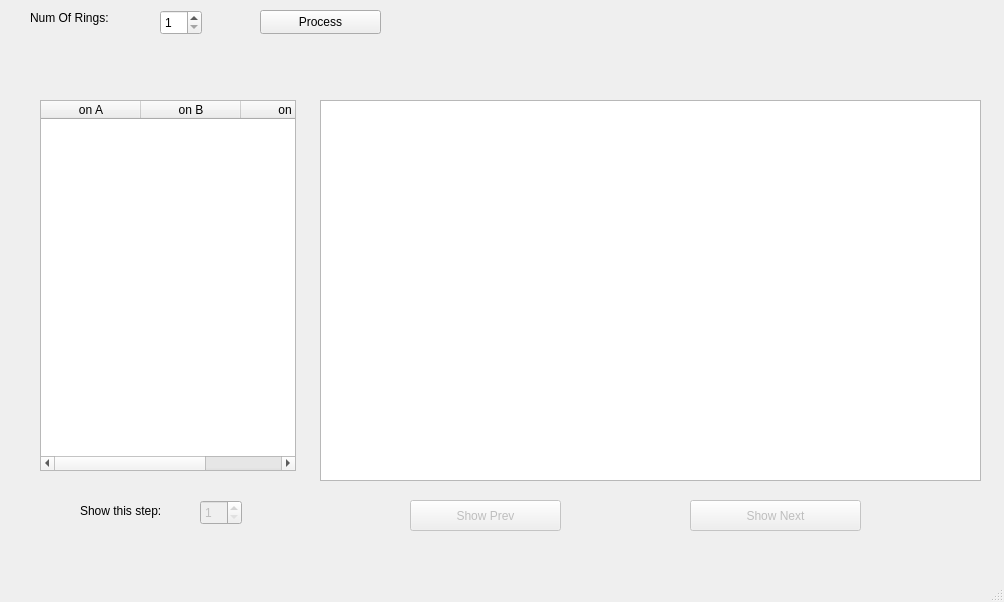
<?xml version="1.0" encoding="UTF-8"?>
<ui version="4.0">
 <class>MainWindow</class>
 <widget class="QMainWindow" name="MainWindow">
  <property name="geometry">
   <rect>
    <x>0</x>
    <y>0</y>
    <width>1004</width>
    <height>602</height>
   </rect>
  </property>
  <property name="windowTitle">
   <string>MainWindow</string>
  </property>
  <widget class="QWidget" name="centralwidget">
   <widget class="QSpinBox" name="spinBox">
    <property name="geometry">
     <rect>
      <x>160</x>
      <y>10</y>
      <width>42</width>
      <height>25</height>
     </rect>
    </property>
    <property name="minimum">
     <number>1</number>
    </property>
    <property name="maximum">
     <number>15</number>
    </property>
   </widget>
   <widget class="QLabel" name="label">
    <property name="geometry">
     <rect>
      <x>30</x>
      <y>10</y>
      <width>121</width>
      <height>16</height>
     </rect>
    </property>
    <property name="text">
     <string>Num Of Rings:</string>
    </property>
   </widget>
   <widget class="QTableWidget" name="tableWidget">
    <property name="geometry">
     <rect>
      <x>40</x>
      <y>100</y>
      <width>256</width>
      <height>371</height>
     </rect>
    </property>
    <column>
     <property name="text">
      <string>on A</string>
     </property>
    </column>
    <column>
     <property name="text">
      <string>on B</string>
     </property>
    </column>
    <column>
     <property name="text">
      <string>on C</string>
     </property>
    </column>
   </widget>
   <widget class="QPushButton" name="pushButton">
    <property name="geometry">
     <rect>
      <x>260</x>
      <y>10</y>
      <width>121</width>
      <height>24</height>
     </rect>
    </property>
    <property name="text">
     <string>Process</string>
    </property>
   </widget>
   <widget class="QGraphicsView" name="graphicsView">
    <property name="geometry">
     <rect>
      <x>320</x>
      <y>100</y>
      <width>661</width>
      <height>381</height>
     </rect>
    </property>
   </widget>
   <widget class="QPushButton" name="pushButton_P">
    <property name="enabled">
     <bool>false</bool>
    </property>
    <property name="geometry">
     <rect>
      <x>410</x>
      <y>500</y>
      <width>151</width>
      <height>31</height>
     </rect>
    </property>
    <property name="text">
     <string>Show Prev</string>
    </property>
   </widget>
   <widget class="QPushButton" name="pushButton_N">
    <property name="enabled">
     <bool>false</bool>
    </property>
    <property name="geometry">
     <rect>
      <x>690</x>
      <y>500</y>
      <width>171</width>
      <height>31</height>
     </rect>
    </property>
    <property name="text">
     <string>Show Next</string>
    </property>
    <property name="checkable">
     <bool>false</bool>
    </property>
   </widget>
   <widget class="QLabel" name="label_2">
    <property name="geometry">
     <rect>
      <x>80</x>
      <y>500</y>
      <width>91</width>
      <height>21</height>
     </rect>
    </property>
    <property name="text">
     <string>Show this step:</string>
    </property>
   </widget>
   <widget class="QSpinBox" name="spinBox_2">
    <property name="enabled">
     <bool>false</bool>
    </property>
    <property name="geometry">
     <rect>
      <x>200</x>
      <y>500</y>
      <width>42</width>
      <height>25</height>
     </rect>
    </property>
    <property name="minimum">
     <number>1</number>
    </property>
   </widget>
  </widget>
  <widget class="QMenuBar" name="menubar">
   <property name="geometry">
    <rect>
     <x>0</x>
     <y>0</y>
     <width>1004</width>
     <height>21</height>
    </rect>
   </property>
  </widget>
  <widget class="QStatusBar" name="statusbar"/>
 </widget>
 <resources/>
 <connections/>
</ui>
